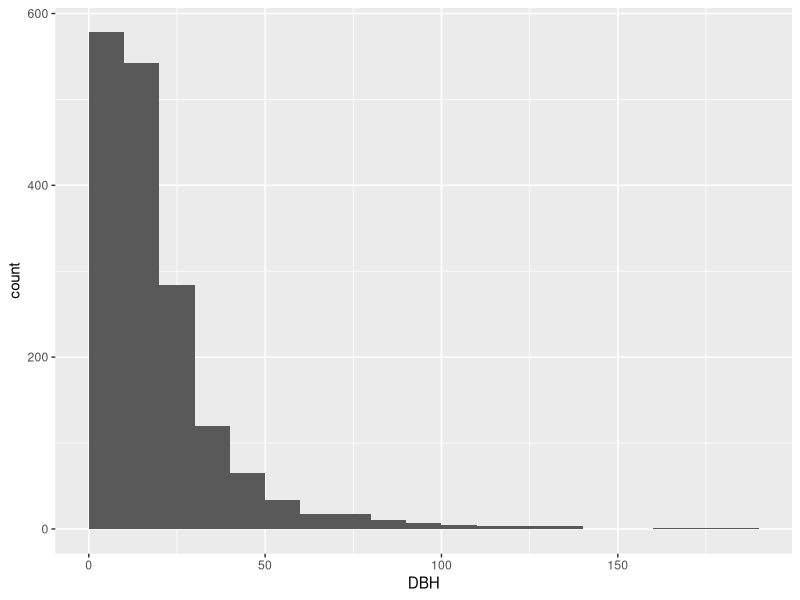
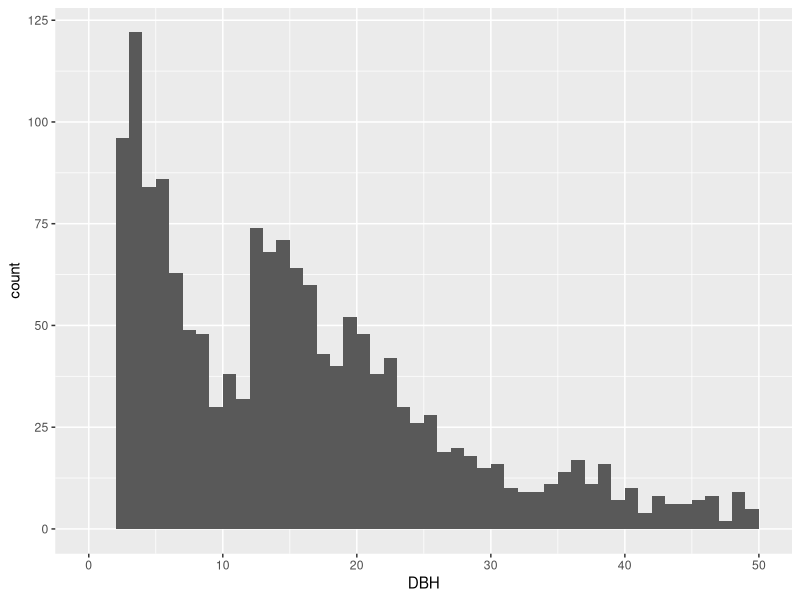
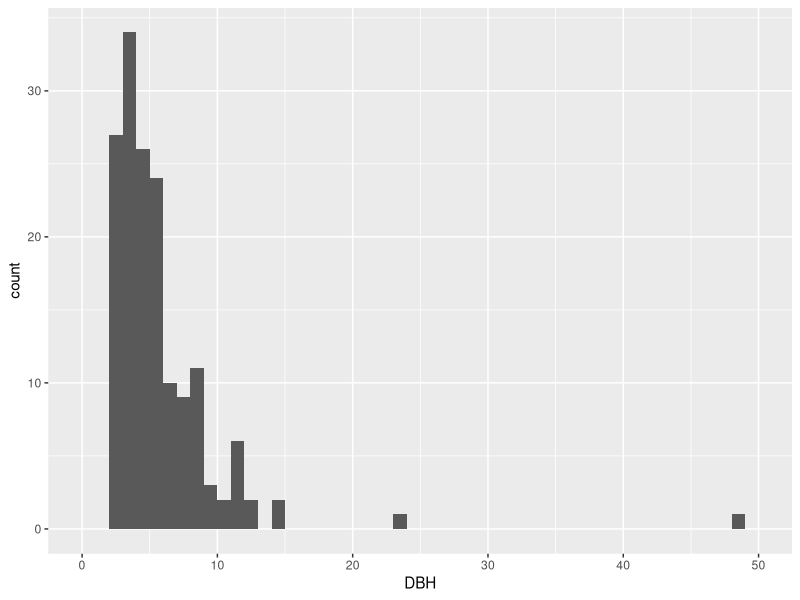
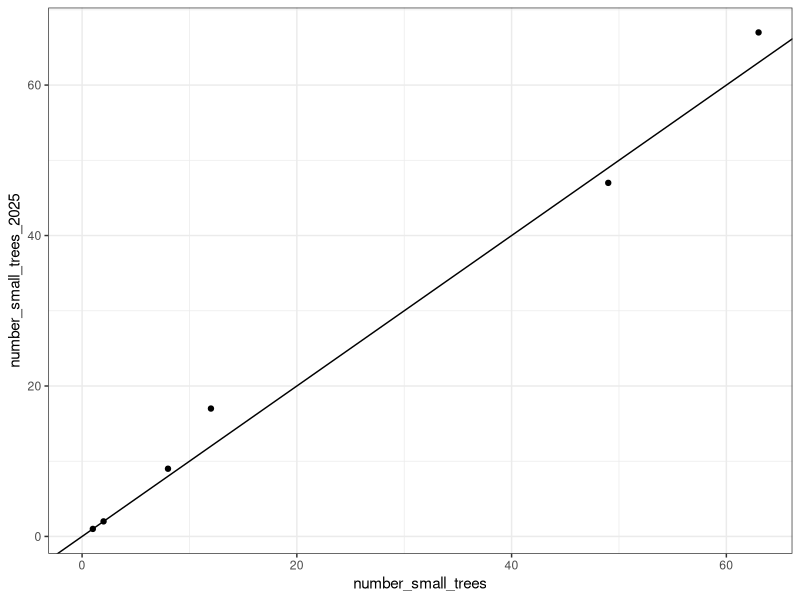
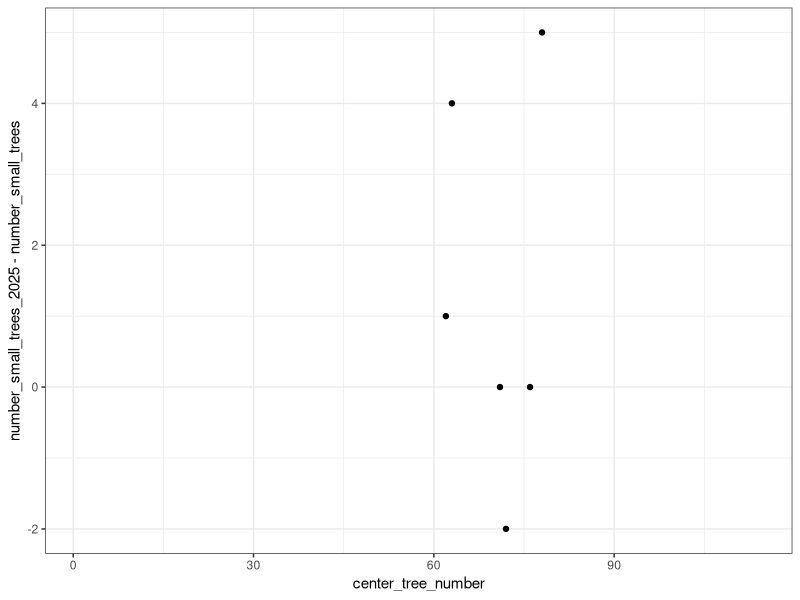

Reproduce these figures in R, in order. (Note: this script raises an error after producing the figures.)
# 6/23/2025
# Aaron Tayal
# Code for analysing the tree survey data for 2025 EAB Michigan 
# Project. Here are some goals:
# 1. See if the counts of ash trees that were done in 2025 match up to the data
# collected in 2024
# 2. Remove the 2025 counts of ash trees and instead replace them with the
# 2024 counts
# 3. Filter out the understory trees and the canopy trees
# 4. Make summaries of the densities and basal areas of each tree genus
# 5. Graph the data

library(dplyr)
library(ggplot2)
library(patchwork) # Used for stacking histograms one on top of the other
library(tidyr)
library(ggpubr)

dat_2025_0 <- read.csv("Raw_data/EAB_Michigan_2025_trees_raw.csv")
dat_2025_0$DBH <- dat_2025_0$diameter_at_137_cm_in_cm
dat_2025_0$string_DBH <- dat_2025_0$string_diameter_at_137_cm_in_cm
summary(dat_2025_0$DBH) # mean DBH is 19.5 cm

hydric_plots <- unique(dat_2025_0$center_tree_number)

# Add in the plot centers datasheet, which has info for transect:
plot_centers <- read.csv("Cleaned_data/EAB_Michigan_2024_2025_plot_centers_with_hydro.csv") %>%
  select(c("center_tree_number", "Transect"))
dat_2025 <- right_join(plot_centers, dat_2025_0, by="center_tree_number")

# Look at the distribution of tree diameters:
ggplot(data=dat_2025, aes(x=DBH)) + geom_histogram(breaks=seq(0,190,10))

# Look at the distribution of tree diameters (specifically smaller diameter range)
ggplot(data=dat_2025, aes(x=DBH)) + geom_histogram(breaks=seq(0,50,1))

# Make species and living/dead and declining_y_n into factor variables:
dat_2025$species <- as.factor(dat_2025$species)
table(dat_2025$species)
dat_2025$living_or_dead <- as.factor(dat_2025$living_or_dead)
table(dat_2025$living_or_dead)
dat_2025$declining_y_n <- as.factor(dat_2025$declining_y_n)
table(dat_2025$declining_y_n)

# Investigate the 2025 counts of ash trees: #########################################

# Make a subset of just the ash trees:
ash_2025 <- dat_2025 %>% filter(species == "Fraxinus section Melioides" | 
                            species == "Fraxinus sp." | 
                            species == "Fraxinus nigra"| 
                            species == "Fraxinus pennsylvanica"|
                            species == "Fraxinus americana")
  

ggplot(data=ash_2025, aes(x=DBH)) + geom_histogram(breaks=seq(0,50,1))

# Make a subset of just small ash trees < 10 cm DBH:
ash_small_trees_2025 <- ash_2025 %>% filter(diameter_at_137_cm_in_cm >= 2.5) %>%
  filter(diameter_at_137_cm_in_cm < 10)

# Summarize by plot and separate into living and dead:
ash_small_trees_by_plot_2025 <- ash_small_trees_2025 %>% group_by(center_tree_number) %>%
  summarise(number_small_trees_2025 = n(),
            basal_area_small_trees_in_m_squared_2025 = 
              sum(pi * (DBH / 2) ^ 2) / 10000,
            number_living_small_trees_2025 = sum(living_or_dead == "living"),
            basal_area_living_small_trees_in_m_squared_2025 = 
              sum(pi * ((ifelse(living_or_dead == "living", 
                                diameter_at_137_cm_in_cm, 0)) / 2) ^ 2) / 10000,
            
            number_healthy_small_trees_2025 = sum(canopy_condition_if_ash == 1, na.rm = TRUE),
            number_declining_small_trees_2025 = sum(canopy_condition_if_ash %in% c(2,3,4), na.rm = TRUE),
            number_dead_small_trees_2025 = sum(canopy_condition_if_ash == 5, na.rm = TRUE)
  )

# Make a subset of just big ash trees < 10 cm DBH:
ash_big_trees_2025 <- ash_2025 %>% filter(diameter_at_137_cm_in_cm > 10)

# Summarize by plot and separate into living and dead:
ash_big_trees_by_plot_2025 <- ash_big_trees_2025 %>% group_by(center_tree_number) %>%
  summarise(number_big_trees_2025 = n(),
            basal_area_big_trees_in_m_squared_2025 = 
              sum(pi * (DBH / 2) ^ 2) / 10000,
            number_living_big_trees_2025 = sum(living_or_dead == "living"),
            basal_area_living_big_trees_in_m_squared_2025 = 
              sum(pi * ((ifelse(living_or_dead == "living", 
                                diameter_at_137_cm_in_cm, 0)) / 2) ^ 2) / 10000,
            
            number_healthy_big_trees_2025 = sum(canopy_condition_if_ash == 1, na.rm = TRUE),
            number_declining_big_trees_2025 = sum(canopy_condition_if_ash %in% c(2,3,4), na.rm = TRUE),
            number_dead_big_trees_2025 = sum(canopy_condition_if_ash == 5, na.rm = TRUE)
  )

# Import data from 2024 on ash trees:

ash_official_data <- read.csv("Cleaned_data/ash_by_plot.csv")

# Merge the 2025 ash tree data:
ash_comparison_0 <- full_join(ash_official_data, ash_small_trees_by_plot_2025, 
                            by="center_tree_number")
ash_comparison <- full_join(ash_comparison_0, ash_big_trees_by_plot_2025, 
                            by="center_tree_number")

# Graph number of ash small trees in 2024 against 2025:
ggplot(data=ash_comparison, aes(x=number_small_trees, y=number_small_trees_2025)) +
  geom_point() + theme_bw() + geom_abline(slope = 1, intercept = 0)

# Graph the discrepancy between the years in number of small trees found:
ggplot(data=ash_comparison, aes(x=center_tree_number, 
                                y=number_small_trees_2025 - number_small_trees)) +
  geom_point() + theme_bw()

# Graph basal area of living ash in 2024 against 2025:
ggplot(data=ash_comparison, aes(x=basal_area_living_small_trees_in_m_squared,
                                y= basal_area_living_small_trees_in_m_squared_2025)) +
  geom_point() + theme_bw() + geom_abline(slope = 1, intercept = 0)

# Graph the discrepancy in living basal area of small ash trees between the 2 years:
ggplot(data=ash_comparison, aes(x=center_tree_number, 
                                y=basal_area_living_small_trees_in_m_squared_2025 -
                                  basal_area_living_small_trees_in_m_squared)) +
  geom_point() + theme_bw()

# Graph basal area of ash in 2024 against 2025:
ggplot(data=ash_comparison, aes(x=basal_area_small_trees_in_m_squared,
                                y=basal_area_small_trees_in_m_squared_2025)) +
  geom_point() + theme_bw() + geom_abline(slope = 1, intercept = 0)

# This file is of ash trees recorded mostly in 2024
individual_trees <- read.csv("Cleaned_data/individual_trees.csv") 

# Filter out any ash trees not belonging to hydric transects, because the 2025
# data is just for hydric transects.
individual_trees$mstrlvl <- as.factor(individual_trees$mstrlvl)
individual_trees <- individual_trees %>% filter(mstrlvl == "hydric")

plot_72_trees_2024 <- individual_trees %>% filter(center_tree_number==72)
plot_72_trees_2024$canopy_condition_1_5 <- as.factor(plot_72_trees_2024$canopy_condition_1_5)

plot_72_trees_2025 <- ash_2025 %>% filter(center_tree_number==72) %>% 
  filter(diameter_at_137_cm_in_cm != 14.8)
# disregard a 14.8 cm DBH dead ash tree
plot_72_trees_2025$canopy_condition_if_ash <- as.factor(plot_72_trees_2025$canopy_condition_if_ash)

hist_72_2024 <- ggplot(data=plot_72_trees_2024, aes(x=diameter_at_137_cm_in_cm, fill=canopy_condition_1_5)) +
  geom_histogram(binwidth = 0.5) + scale_fill_brewer()
hist_72_2025 <- ggplot(data=plot_72_trees_2025, aes(x=diameter_at_137_cm_in_cm, fill=canopy_condition_if_ash)) +
  geom_histogram(binwidth = 0.5) + scale_fill_brewer()

hist_72_2024 / hist_72_2025 
# At plot 72, the basal area of small trees decreased from 2024 to 2025.

# It appears that some of the trees died, which
# may have reduced the living basal area. Also, a few trees may have been 
# missed in the 2025 survey.

# I am trying to compare the stem counts and basal areas of ash between 2024 and
# 2025 to see if there are any major changes. Preliminary comparison suggests 
# that the counts are similar. However, some of the basal areas differ.
# This could reflect growth of ash trees into the size class, growth within
# the size class, growth out of the size class, death and falling over of trees, 
# and missing a few trees during surveying. But the data generally matches up. 

# Check if center trees are recorded ###########################################
# Sometimes I may have forgotten to enter the center tree, so I need to check
# if any of the center trees are missing.

dat_2025$quadrant_NE_SE_SW_NW <- as.factor(dat_2025$quadrant_NE_SE_SW_NW)
dat_2025_centers <- dat_2025[dat_2025$quadrant_NE_SE_SW_NW == "center",]
unique(dat_2025_centers$center_tree_number)
# Plots 24, 66, and 43 had missing or fallen center trees.

# Remove 2025 ash trees and add in the 2024 ash trees ##########################

no_ash_2025 <- dat_2025 %>% filter(species != "Fraxinus section Melioides" & 
         species != "Fraxinus sp." & 
         species != "Fraxinus nigra"& 
         species != "Fraxinus pennsylvanica"&
         species != "Fraxinus americana")

individual_trees$trees_date_surveyed <- as.character(individual_trees$year_of_data_collection)

# Rename the species names to match what I have for the 2025 tree survey:
individual_trees$species <- individual_trees$ash_species_simple
individual_trees$species[individual_trees$species == "green_white_or_pumpkin"] <- "Fraxinus section Melioides" # white or green ash
# Note: I'm not sure if pumpkin ash is in section Melioides
individual_trees$species[individual_trees$species == "black"] <- "Fraxinus nigra"
individual_trees$species[individual_trees$species == "unknown"] <- "Fraxinus sp."
table(individual_trees$species)

# Rename the column that shows if the tree is in the subplot or the main plot:
individual_trees$inside_8_meters_y_n <- individual_trees$distance_to_center_meters_simple
individual_trees$inside_8_meters_y_n[individual_trees$distance_to_center_meters_simple <= 8] <- "y"
individual_trees$inside_8_meters_y_n[individual_trees$distance_to_center_meters_simple > 8] <- "n"

individual_trees[individual_trees$inside_8_meters_y_n == "n",]$diameter_at_137_cm_in_cm
# Looks like all the ash trees outside the subplot were < 12.5 cm DBH. So I'll
# need to filter them out to stay consistent

individual_trees <- individual_trees %>% filter(!(inside_8_meters_y_n == "n" & 
                                                    diameter_at_137_cm_in_cm < 12.5))
table(individual_trees$inside_8_meters_y_n) # Now all the ash trees are in the subplot

individual_trees$DBH <- as.numeric(individual_trees$diameter_at_137_cm_in_cm)
individual_trees$string_DBH <- as.character(individual_trees$DBH)

table(individual_trees$canopy_condition_1_5)
# Rename the canopy condition into a variable living_or_dead:
individual_trees$living_or_dead <- 
  as.factor(ifelse(individual_trees$canopy_condition_1_5 == 5 & 
                     !is.na(individual_trees$canopy_condition_1_5), "dead", "living"))


individual_trees$declining_y_n <- as.factor(ifelse(individual_trees$canopy_condition_1_5 %in% c(2,3,4), "y", "n"))

individual_trees$trees_notes <- individual_trees$ash_trees_notes

# Finally I can merge the ash trees to the non-ash trees:
dat <- bind_rows(no_ash_2025, individual_trees) # no_ash_2025 is the non-ash trees 
# recorded in 2025, while individual_trees are the ash trees recorded mostly in
# 2024

dat$Park <- as.factor(dat$Park)

# Tree genera ##################################################################

table(dat$species)

# The following list is all the tree genera that we recorded in 2025:
tree_genera_2025 <- c("Acer", "Betula", "Carpinus", "Carya", "Cornus", "Fagus", 
                      "Frangula", "Fraxinus", "Juniperus", 
                      "Larix","Ostrya","Populus","Prunus","Quercus","Rhamnus",
                      "Tilia","Ulmus", "Unknown","Viburnum") # 19 genera

# Functions for calculating tree counts and basal areas ########################

# This function parses something like "2+3+4" then adds up the numbers
sum_from_string <- function(s) {
  parts <- strsplit(s, "\\+")[[1]]
  nums <- as.numeric(parts)
  sum(nums)
}


subplot_area <- pi*(8^2) / 10000 # 8 meter radius subplot, convert to hectares
main_plot_area <- pi*(18^2) / 10000 # 18 meter radius main plot, convert to hectares

# This function parses something like "2+3+4" then treats each number as a 
# diameter of a circle. So it divides each diameter by 2 and then squares each
# and multiplies by pi to find the area.
BA_from_string <- function(s) {
  parts <- strsplit(s, "\\+")
  nums <- as.numeric(unlist(parts))
  sum(pi*(nums / 2)^2)
}

# The following function finds all the trees in a given genus and then 
# calculates the basal area, which is reported in meters^2
genus_BA = function(data_frame, genus_string) {
  indices = grep(genus_string, data_frame$species, fixed = TRUE)
  string_DBHs <- data_frame$string_DBH[indices]
  BA <- BA_from_string(string_DBHs)
  BA / 10000 # Convert basal area to meters^2, from cm^2
}

# Big trees by plot >=12.5 cm ##################################################

# Subset the data to just the trees bigger than 12.5 cm DBH, which are
# living: (Note: I guess the 2005 data was just recorded for living trees,
# but I need to check up on this)
dat_big <- dat %>% filter(DBH >= 12.5) %>% 
  filter(living_or_dead == "living") # include only living trees

dat_big_dead <- dat %>% filter(DBH >= 12.5) %>% 
  filter(living_or_dead == "dead")

table(dat_big$species)

BA_big_by_plot <- dat_big %>% group_by(center_tree_number) %>% 
  summarise(Acer = genus_BA(pick(species, string_DBH), "Acer") / main_plot_area,
            Betula = genus_BA(pick(species, string_DBH), "Betula") / main_plot_area,
            Carpinus = genus_BA(pick(species, string_DBH), "Carpinus") / main_plot_area,
            Carya = genus_BA(pick(species, string_DBH), "Carya") / main_plot_area,
            Cornus = genus_BA(pick(species, string_DBH), "Cornus") / main_plot_area,
            Fagus = genus_BA(pick(species, string_DBH), "Fagus") / main_plot_area,
            Frangula = genus_BA(pick(species, string_DBH), "Frangula") / main_plot_area,
            Fraxinus = genus_BA(pick(species, string_DBH), "Fraxinus") / main_plot_area,
            Juniperus = genus_BA(pick(species, string_DBH), "Juniperus") / main_plot_area,
            Larix = genus_BA(pick(species, string_DBH), "Larix") / main_plot_area,
            Ostrya = genus_BA(pick(species, string_DBH), "Ostrya") / main_plot_area,
            Populus = genus_BA(pick(species, string_DBH), "Populus") / main_plot_area,
            Prunus = genus_BA(pick(species, string_DBH), "Prunus") / main_plot_area,
            Quercus = genus_BA(pick(species, string_DBH), "Quercus") / main_plot_area,
            Rhamnus = genus_BA(pick(species, string_DBH), "Rhamnus") / main_plot_area,
            Tilia = genus_BA(pick(species, string_DBH), "Tilia") / main_plot_area,
            Ulmus = genus_BA(pick(species, string_DBH), "Ulmus") / main_plot_area,
            Unknown = genus_BA(pick(species, string_DBH), "Unknown") / main_plot_area,
            Viburnum = genus_BA(pick(species, string_DBH), "Viburnum") / main_plot_area
  )

BA_big_by_plot_longer <- pivot_longer(BA_big_by_plot, cols = all_of(tree_genera_2025),
                                      names_to = "genus", values_to = "basal_area")

BA_big_by_plot$total <- rowSums(BA_big_by_plot[,tree_genera_2025])

counts_big_by_plot <- dat_big %>% group_by(center_tree_number) %>% 
  summarise(total = n() / main_plot_area,
            Acer = sum(grepl("Acer", species, fixed = TRUE)) / main_plot_area,
            Betula = sum(grepl("Betula", species, fixed = TRUE)) / main_plot_area,
            Carpinus = sum(grepl("Carpinus", species, fixed = TRUE)) / main_plot_area,
            Carya = sum(grepl("Carya", species, fixed = TRUE)) / main_plot_area,
            Cornus = sum(grepl("Cornus", species, fixed = TRUE)) / main_plot_area,
            Fagus = sum(grepl("Fagus", species, fixed = TRUE)) / main_plot_area,
            Frangula = sum(grepl("Frangula", species, fixed = TRUE)) / main_plot_area,
            Fraxinus = sum(grepl("Fraxinus", species, fixed = TRUE)) / main_plot_area,
            Juniperus = sum(grepl("Juniperus", species, fixed = TRUE)) / main_plot_area,
            Larix = sum(grepl("Larix", species, fixed = TRUE)) / main_plot_area,
            Ostrya = sum(grepl("Ostrya", species, fixed = TRUE)) / main_plot_area,
            Populus = sum(grepl("Populus", species, fixed = TRUE)) / main_plot_area,
            Prunus = sum(grepl("Prunus", species, fixed = TRUE)) / main_plot_area,
            Quercus = sum(grepl("Quercus", species, fixed = TRUE)) / main_plot_area,
            Rhamnus = sum(grepl("Rhamnus", species, fixed = TRUE)) / main_plot_area,
            Tilia = sum(grepl("Tilia", species, fixed = TRUE)) / main_plot_area,
            Ulmus = sum(grepl("Ulmus", species, fixed = TRUE)) / main_plot_area,
            Unknown = sum(grepl("Unknown", species, fixed = TRUE)) / main_plot_area,
            Viburnum = sum(grepl("Viburnum", species, fixed = TRUE) / main_plot_area)
            )

counts_big_by_plot_longer <- pivot_longer(counts_big_by_plot, cols = all_of(c(tree_genera_2025, "total")),
                                      names_to = "genus", values_to = "counts")

# Small trees by plot 2.5-12.5 cm DBH ##########################################
# Also filter out the dead trees

dat_small <- dat %>% filter(DBH >= 2.5) %>% filter (DBH < 12.5) %>% 
  filter(living_or_dead == "living")

table(dat_small$species)

dat_small_dead <- dat %>% filter(DBH >= 2.5) %>% filter (DBH < 12.5) %>% 
  filter(living_or_dead == "dead")

BA_small_by_plot <- dat_small %>% group_by(center_tree_number) %>% 
  summarise(Acer = genus_BA(pick(species, string_DBH), "Acer") / subplot_area,
            Betula = genus_BA(pick(species, string_DBH), "Betula") / subplot_area,
            Carpinus = genus_BA(pick(species, string_DBH), "Carpinus") / subplot_area,
            Carya = genus_BA(pick(species, string_DBH), "Carya") / subplot_area,
            Cornus = genus_BA(pick(species, string_DBH), "Cornus") / subplot_area,
            Fagus = genus_BA(pick(species, string_DBH), "Fagus") / subplot_area,
            Frangula = genus_BA(pick(species, string_DBH), "Frangula") / subplot_area,
            Fraxinus = genus_BA(pick(species, string_DBH), "Fraxinus") / subplot_area,
            Juniperus = genus_BA(pick(species, string_DBH), "Juniperus") / subplot_area,
            Larix = genus_BA(pick(species, string_DBH), "Larix") / subplot_area,
            Ostrya = genus_BA(pick(species, string_DBH), "Ostrya") / subplot_area,
            Populus = genus_BA(pick(species, string_DBH), "Populus") / subplot_area,
            Prunus = genus_BA(pick(species, string_DBH), "Prunus") / subplot_area,
            Quercus = genus_BA(pick(species, string_DBH), "Quercus") / subplot_area,
            Rhamnus = genus_BA(pick(species, string_DBH), "Rhamnus") / subplot_area,
            Tilia = genus_BA(pick(species, string_DBH), "Tilia") / subplot_area,
            Ulmus = genus_BA(pick(species, string_DBH), "Ulmus") / subplot_area,
            Unknown = genus_BA(pick(species, string_DBH), "Unknown") / subplot_area,
            Viburnum = genus_BA(pick(species, string_DBH), "Viburnum") / subplot_area
            ) %>%
  complete(center_tree_number = hydric_plots) # This adds back in the plots where 
# no small trees were recorded (40 and 77)
BA_small_by_plot[is.na(BA_small_by_plot)] <- 0 # This replaces the NAs to 0s 
# for plots 40 and 77

BA_small_by_plot_longer <- pivot_longer(BA_small_by_plot, cols = all_of(tree_genera_2025),
                                      names_to = "genus", values_to = "basal_area")

BA_small_by_plot$total <- rowSums(BA_small_by_plot[,tree_genera_2025])

counts_small_by_plot <- dat_small %>% group_by(center_tree_number) %>% 
  summarise(total = n() / subplot_area,
            Acer = sum(grepl("Acer", species, fixed = TRUE)) / subplot_area,
            Betula = sum(grepl("Betula", species, fixed = TRUE)) / subplot_area,
            Carpinus = sum(grepl("Carpinus", species, fixed = TRUE)) / subplot_area,
            Carya = sum(grepl("Carya", species, fixed = TRUE)) / subplot_area,
            Cornus = sum(grepl("Cornus", species, fixed = TRUE)) / subplot_area,
            Fagus = sum(grepl("Fagus", species, fixed = TRUE)) / subplot_area,
            Frangula = sum(grepl("Frangula", species, fixed = TRUE)) / subplot_area,
            Fraxinus = sum(grepl("Fraxinus", species, fixed = TRUE)) / subplot_area,
            Juniperus = sum(grepl("Juniperus", species, fixed = TRUE)) / subplot_area,
            Larix = sum(grepl("Larix", species, fixed = TRUE)) / subplot_area,
            Ostrya = sum(grepl("Ostrya", species, fixed = TRUE)) / subplot_area,
            Populus = sum(grepl("Populus", species, fixed = TRUE)) / subplot_area,
            Prunus = sum(grepl("Prunus", species, fixed = TRUE)) / subplot_area,
            Quercus = sum(grepl("Quercus", species, fixed = TRUE)) / subplot_area,
            Rhamnus = sum(grepl("Rhamnus", species, fixed = TRUE)) / subplot_area,
            Tilia = sum(grepl("Tilia", species, fixed = TRUE)) / subplot_area,
            Ulmus = sum(grepl("Ulmus", species, fixed = TRUE)) / subplot_area,
            Unknown = sum(grepl("Unknown", species, fixed = TRUE)) / subplot_area,
            Viburnum = sum(grepl("Viburnum", species, fixed = TRUE) / subplot_area)
  ) %>% complete(center_tree_number=hydric_plots)

counts_small_by_plot[is.na(counts_small_by_plot)] <- 0

counts_small_by_plot_longer <- pivot_longer(counts_small_by_plot, cols = all_of(c(tree_genera_2025, "total")),
                                        names_to = "genus", values_to = "counts")

# Big trees basal area by transect ############################################

# For my third objective, I'm trying to investigate changes in living basal
# area of big (>=12.5 cm DBH) trees between 2008-10 to 2025.

# Note here that I am NOT (yet) dividing the basal area by the area over which it
# was measured.
BA_big_by_transect <- dat_big %>% group_by(Transect) %>% 
  summarise(number_plots = n_distinct(center_tree_number),
            Acer = genus_BA(pick(species, string_DBH), "Acer"),
            Betula = genus_BA(pick(species, string_DBH), "Betula"),
            Carpinus = genus_BA(pick(species, string_DBH), "Carpinus"),
            Carya = genus_BA(pick(species, string_DBH), "Carya"),
            Cornus = genus_BA(pick(species, string_DBH), "Cornus"),
            Fagus = genus_BA(pick(species, string_DBH), "Fagus"),
            Frangula = genus_BA(pick(species, string_DBH), "Frangula"),
            Fraxinus = genus_BA(pick(species, string_DBH), "Fraxinus"),
            Juniperus = genus_BA(pick(species, string_DBH), "Juniperus"),
            Larix = genus_BA(pick(species, string_DBH), "Larix"),
            Ostrya = genus_BA(pick(species, string_DBH), "Ostrya"),
            Populus = genus_BA(pick(species, string_DBH), "Populus"),
            Prunus = genus_BA(pick(species, string_DBH), "Prunus"),
            Quercus = genus_BA(pick(species, string_DBH), "Quercus"),
            Rhamnus = genus_BA(pick(species, string_DBH), "Rhamnus"),
            Tilia = genus_BA(pick(species, string_DBH), "Tilia"),
            Ulmus = genus_BA(pick(species, string_DBH), "Ulmus"),
            Unknown = genus_BA(pick(species, string_DBH), "Unknown"),
            Viburnum = genus_BA(pick(species, string_DBH), "Viburnum")
  )

# Now compute the row sums to get the total basal area at each transect 
# (since there are no big trees of ash, this represents the total basal
# area of non-ash trees)
BA_big_by_transect$TOTAL <- rowSums(BA_big_by_transect[tree_genera_2025])

#write.csv(BA_big_by_transect, "Cleaned_data/basal_area_big_trees_by_transect_2025.csv",
#          row.names = F)

# Big trees by park ###########################################################

# First, calculate the basal area for each park. Note that the number of plots
# visited differs by park.
BA_big_by_park <- dat_big %>% group_by(Park) %>% 
  summarise(number_plots = n_distinct(center_tree_number),
            Acer = genus_BA(pick(species, string_DBH), "Acer"),
            Betula = genus_BA(pick(species, string_DBH), "Betula"),
            Carpinus = genus_BA(pick(species, string_DBH), "Carpinus"),
            Carya = genus_BA(pick(species, string_DBH), "Carya"),
            Cornus = genus_BA(pick(species, string_DBH), "Cornus"),
            Fagus = genus_BA(pick(species, string_DBH), "Fagus"),
            Frangula = genus_BA(pick(species, string_DBH), "Frangula"),
            Fraxinus = genus_BA(pick(species, string_DBH), "Fraxinus"),
            Juniperus = genus_BA(pick(species, string_DBH), "Juniperus"),
            Larix = genus_BA(pick(species, string_DBH), "Larix"),
            Ostrya = genus_BA(pick(species, string_DBH), "Ostrya"),
            Populus = genus_BA(pick(species, string_DBH), "Populus"),
            Prunus = genus_BA(pick(species, string_DBH), "Prunus"),
            Quercus = genus_BA(pick(species, string_DBH), "Quercus"),
            Rhamnus = genus_BA(pick(species, string_DBH), "Rhamnus"),
            Tilia = genus_BA(pick(species, string_DBH), "Tilia"),
            Ulmus = genus_BA(pick(species, string_DBH), "Ulmus"),
            Unknown = genus_BA(pick(species, string_DBH), "Unknown"),
            Viburnum = genus_BA(pick(species, string_DBH), "Viburnum")
  )

# Now compute the row sums to get the total basal area at each park:
BA_big_rowsums <- rowSums(BA_big_by_park[tree_genera_2025])

# Now divide the basal areas of each genus by the row sum in order to get the 
# relative dominance of each genus. For example:
BA_big_by_park$Acer * 100 / BA_big_rowsums

# Now make a new dataframe to store the relative dominances:
rel_dom_big_by_park <- BA_big_by_park

for (genus in tree_genera_2025) {
  rel_dom_big_by_park[, genus] <- BA_big_by_park[, genus] * 100 / BA_big_rowsums
}

# Now the same for counts and relative density:
counts_big_by_park <- dat_big %>% group_by(Park) %>% 
  summarise(number_plots = n_distinct(center_tree_number),
            Acer = sum(grepl("Acer", species, fixed = TRUE)),
            Betula = sum(grepl("Betula", species, fixed = TRUE)),
            Carpinus = sum(grepl("Carpinus", species, fixed = TRUE)),
            Carya = sum(grepl("Carya", species, fixed = TRUE)),
            Cornus = sum(grepl("Cornus", species, fixed = TRUE)),
            Fagus = sum(grepl("Fagus", species, fixed = TRUE)),
            Frangula = sum(grepl("Frangula", species, fixed = TRUE)),
            Fraxinus = sum(grepl("Fraxinus", species, fixed = TRUE)),
            Juniperus = sum(grepl("Juniperus", species, fixed = TRUE)),
            Larix = sum(grepl("Larix", species, fixed = TRUE)),
            Ostrya = sum(grepl("Ostrya", species, fixed = TRUE)),
            Populus = sum(grepl("Populus", species, fixed = TRUE)),
            Prunus = sum(grepl("Prunus", species, fixed = TRUE)),
            Quercus = sum(grepl("Quercus", species, fixed = TRUE)),
            Rhamnus = sum(grepl("Rhamnus", species, fixed = TRUE)),
            Tilia = sum(grepl("Tilia", species, fixed = TRUE)),
            Ulmus = sum(grepl("Ulmus", species, fixed = TRUE)),
            Unknown = sum(grepl("Unknown", species, fixed = TRUE)),
            Viburnum = sum(grepl("Viburnum", species, fixed = TRUE))
  )

counts_big_rowsums <- rowSums(counts_big_by_park[tree_genera_2025])

# A new dataframe to store the relative density data:
rel_dens_big_by_park <- counts_big_by_park

for (genus in tree_genera_2025) {
  rel_dens_big_by_park[, genus] <- counts_big_by_park[, genus] * 100 / counts_big_rowsums
}

# Small trees by park ###########################################################

# First, calculate the basal area for each park. Note that the number of plots
# visited differs by park.
BA_small_by_park <- dat_small %>% group_by(Park) %>% 
  summarise(number_plots = n_distinct(center_tree_number),
            Acer = genus_BA(pick(species, string_DBH), "Acer"),
            Betula = genus_BA(pick(species, string_DBH), "Betula"),
            Carpinus = genus_BA(pick(species, string_DBH), "Carpinus"),
            Carya = genus_BA(pick(species, string_DBH), "Carya"),
            Cornus = genus_BA(pick(species, string_DBH), "Cornus"),
            Fagus = genus_BA(pick(species, string_DBH), "Fagus"),
            Frangula = genus_BA(pick(species, string_DBH), "Frangula"),
            Fraxinus = genus_BA(pick(species, string_DBH), "Fraxinus"),
            Juniperus = genus_BA(pick(species, string_DBH), "Juniperus"),
            Larix = genus_BA(pick(species, string_DBH), "Larix"),
            Ostrya = genus_BA(pick(species, string_DBH), "Ostrya"),
            Populus = genus_BA(pick(species, string_DBH), "Populus"),
            Prunus = genus_BA(pick(species, string_DBH), "Prunus"),
            Quercus = genus_BA(pick(species, string_DBH), "Quercus"),
            Rhamnus = genus_BA(pick(species, string_DBH), "Rhamnus"),
            Tilia = genus_BA(pick(species, string_DBH), "Tilia"),
            Ulmus = genus_BA(pick(species, string_DBH), "Ulmus"),
            Unknown = genus_BA(pick(species, string_DBH), "Unknown"),
            Viburnum = genus_BA(pick(species, string_DBH), "Viburnum")
  )

# Now compute the row sums to get the total basal area at each park:
BA_small_rowsums <- rowSums(BA_small_by_park[tree_genera_2025])

# Now make a new dataframe to store the relative dominances:
rel_dom_small_by_park <- BA_small_by_park

for (genus in tree_genera_2025) {
  rel_dom_small_by_park[, genus] <- BA_small_by_park[, genus] * 100 / BA_small_rowsums
}

# Now the same for counts and relative density:
counts_small_by_park <- dat_small %>% group_by(Park) %>% 
  summarise(number_plots = n_distinct(center_tree_number),
            Acer = sum(grepl("Acer", species, fixed = TRUE)),
            Betula = sum(grepl("Betula", species, fixed = TRUE)),
            Carpinus = sum(grepl("Carpinus", species, fixed = TRUE)),
            Carya = sum(grepl("Carya", species, fixed = TRUE)),
            Cornus = sum(grepl("Cornus", species, fixed = TRUE)),
            Fagus = sum(grepl("Fagus", species, fixed = TRUE)),
            Frangula = sum(grepl("Frangula", species, fixed = TRUE)),
            Fraxinus = sum(grepl("Fraxinus", species, fixed = TRUE)),
            Juniperus = sum(grepl("Juniperus", species, fixed = TRUE)),
            Larix = sum(grepl("Larix", species, fixed = TRUE)),
            Ostrya = sum(grepl("Ostrya", species, fixed = TRUE)),
            Populus = sum(grepl("Populus", species, fixed = TRUE)),
            Prunus = sum(grepl("Prunus", species, fixed = TRUE)),
            Quercus = sum(grepl("Quercus", species, fixed = TRUE)),
            Rhamnus = sum(grepl("Rhamnus", species, fixed = TRUE)),
            Tilia = sum(grepl("Tilia", species, fixed = TRUE)),
            Ulmus = sum(grepl("Ulmus", species, fixed = TRUE)),
            Unknown = sum(grepl("Unknown", species, fixed = TRUE)),
            Viburnum = sum(grepl("Viburnum", species, fixed = TRUE))
  )

counts_small_rowsums <- rowSums(counts_small_by_park[tree_genera_2025])

# A new dataframe to store the relative density data:
rel_dens_small_by_park <- counts_small_by_park

for (genus in tree_genera_2025) {
  rel_dens_small_by_park[, genus] <- counts_small_by_park[, genus] * 100 / counts_small_rowsums
}

# Export the park-level data to make a table ###################################

#write.csv(rel_dens_big_by_park, file="Cleaned_data/relative_density_big_by_park.csv")
#write.csv(rel_dom_big_by_park, file="Cleaned_data/relative_dominance_big_by_park.csv")

#write.csv(rel_dens_small_by_park, file="Cleaned_data/relative_density_small_by_park.csv")
#write.csv(rel_dom_small_by_park, file="Cleaned_data/relative_dominance_small_by_park.csv")

# Summaries of the data ########################################################

BA_big_summary <- BA_big_by_plot_longer %>% group_by(genus) %>%
  summarise(mean_BA = mean(basal_area))

BA_big_summary %>% arrange(-mean_BA)

counts_big_summary <- counts_big_by_plot_longer %>% group_by(genus) %>% 
  summarise(mean_counts = mean(counts))

counts_big_summary %>% arrange(-mean_counts)

BA_small_summary <- BA_small_by_plot_longer %>% group_by(genus) %>%
  summarise(mean_BA = mean(basal_area))

BA_small_summary %>% arrange(-mean_BA)

counts_small_summary <- counts_small_by_plot_longer %>% group_by(genus) %>% 
  summarise(mean_counts = mean(counts))

counts_small_summary %>% arrange(-mean_counts)

# Graph the data ###############################################################

genera_subset <- c("Acer", "Betula", "Carpinus", "Frangula", "Fraxinus", "Larix",
                   "Populus", "Quercus", "Tilia", "Ulmus")

BA_big_graph <- BA_big_by_plot_longer %>% filter(genus %in% genera_subset) %>%
  ggplot(aes(x=genus, y=basal_area)) + 
  geom_boxplot(outlier.shape = NA) +
  geom_jitter(height=0, width=0.05, alpha=0.5) + theme_bw() +
  theme(axis.text.x = element_text(angle = 90, vjust = 0.5, hjust = 1),
        axis.text = element_text(size = 14),
        axis.title.y = element_text(size = 16, margin = margin(r = 15))) +
  ylab("Living basal area of \ncanopy trees (m^2 / ha)") + xlab("")

BA_big_graph

BA_small_graph <- BA_small_by_plot_longer %>% filter(genus %in% genera_subset) %>%
  ggplot(aes(x=genus, y=basal_area)) + 
  geom_boxplot(outlier.shape = NA) +
  geom_jitter(height=0, width=0.05, alpha=0.5) + theme_bw() +
  theme(axis.text.x = element_text(angle = 90, vjust = 0.5, hjust = 1)) +
  theme(axis.text.x = element_text(angle = 90, vjust = 0.5, hjust = 1),
        axis.text = element_text(size = 14),
        axis.title.y = element_text(size = 16, margin = margin(r = 15))) +
  ylab("Living basal area of \nunderstory trees (m^2 / ha)") + xlab("")

BA_small_graph

counts_big_graph <- ggplot(data = counts_big_by_plot_longer, aes(x=genus, y=counts)) + 
  geom_boxplot(outlier.shape = NA) +
  geom_jitter(height=0, width=0.05, alpha=0.5) + theme_bw() +
  theme(axis.text.x = element_text(angle = 90, vjust = 0.5, hjust = 1)) +
  ylab("Density of big trees \n(living trunks / ha)") + xlab("")

counts_big_graph

counts_small_graph <- ggplot(data = counts_small_by_plot_longer, aes(x=genus, y=counts)) + 
  geom_boxplot(outlier.shape = NA) +
  geom_jitter(height=0, width=0.05, alpha=0.5) + theme_bw() +
  theme(axis.text.x = element_text(angle = 90, vjust = 0.5, hjust = 1)) +
  ylab("Density of small trees \n(living trunks / ha)") + xlab("")

counts_small_graph

ggarrange(BA_big_graph, 
          BA_small_graph,
          labels = c("A", "B"),
          ncol = 1, nrow = 2)




